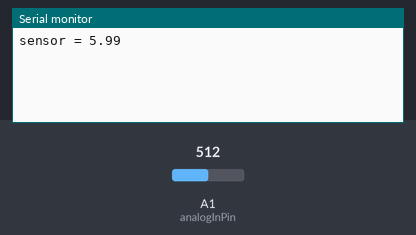
The sketch below on a simulated Arduino Uno, built with avr-gcc and run on an emulated ATmega328P. Shown: the last lines printed to the serial monitor. The test bench sets the inputs (shaded band); at power-on: A1 (analogInPin) = 512.

Above: at 1.2 s.
1.3 s: A1 (analogInPin) set to 716
At 2.6 s:
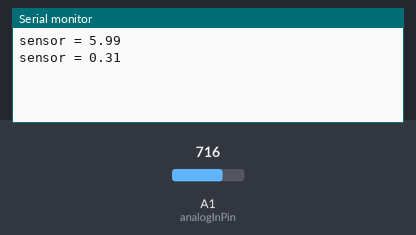
2.8 s: A1 (analogInPin) set to 900
At 5.3 s:
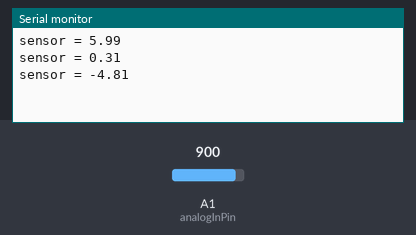
Timing chart, 0 to 6.8 s (numbered marks = the images above; inputs shaded):
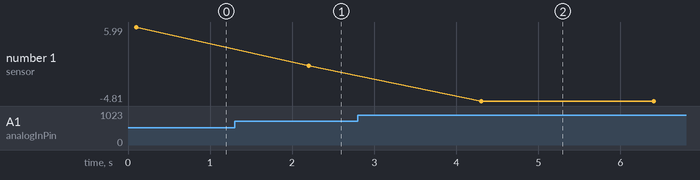

Measured:
- after the input at 1.3 s, the serial monitor: prints a new line after 0.90 s (image 1)
- after the input at 2.8 s, the serial monitor: prints a new line after 1.5 s (image 2)
- plotted number 1: 5.99 → 0.31 after the input at 1.3 s, 0.31 → -4.81 after the input at 2.8 s

The sketch:

ph_modif.ino
```cpp
const int analogInPin = A1;
int sensorValue = 0;
unsigned long int avgValue;
float b;
int buf[10],temp;
void setup() {
 Serial.begin(9600);
}

void loop() {
 for(int i=0;i<10;i++)
 {
  buf[i]=analogRead(analogInPin);
  delay(10);
 }
 for(int i=0;i<9;i++)
 {
  for(int j=i+1;j<10;j++)
  {
   if(buf[i]>buf[j])
   {
    temp=buf[i];
    buf[i]=buf[j];
    buf[j]=temp;
   }
  }
 }
 avgValue=0;
 for(int i=2;i<8;i++)
 avgValue+=buf[i];
 float pHVol=(float)avgValue*5.0/1024/6;
 float phValue = -5.70 * pHVol + 21.34 - 1.1;
 Serial.print("sensor = ");
 Serial.println(phValue);

 delay(2000);
}
```
